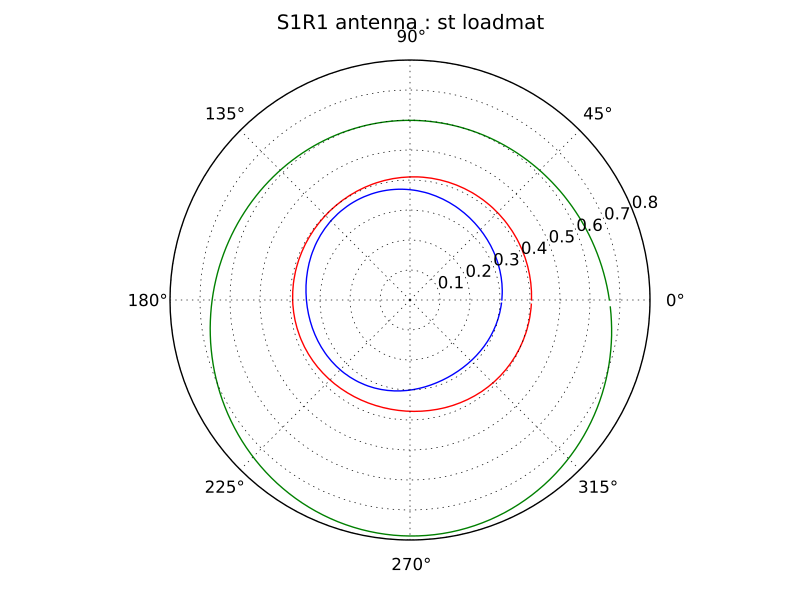

Python code for this plot:
import matplotlib.pyplot as plt
from pylayers.antprop.antenna import *
A = Antenna('mat','S1R1.mat','ant/UWBAN/Matfile')
pol1 = plt.polar(A.phi,abs(A.Ftheta[10,45,:]),'b')
pol2 = plt.polar(A.phi,abs(A.Ftheta[20,45,:]),'r')
pol3 = plt.polar(A.phi,abs(A.Ftheta[30,45,:]),'g')
txt = plt.title('S1R1 antenna : st loadmat')
plt.show()
